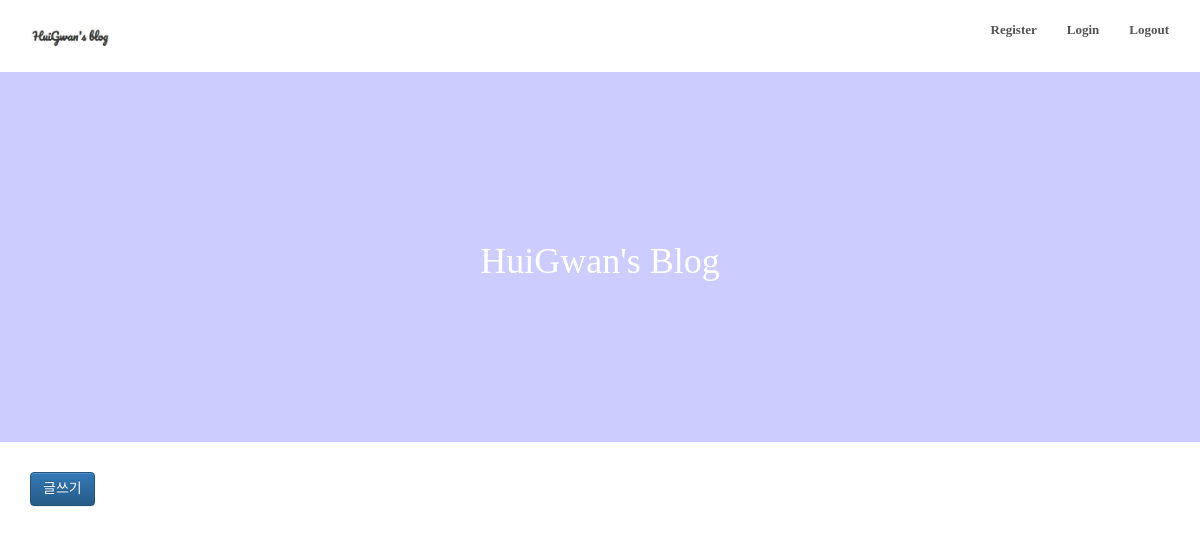
Before: /blog/post/ with the older database file.
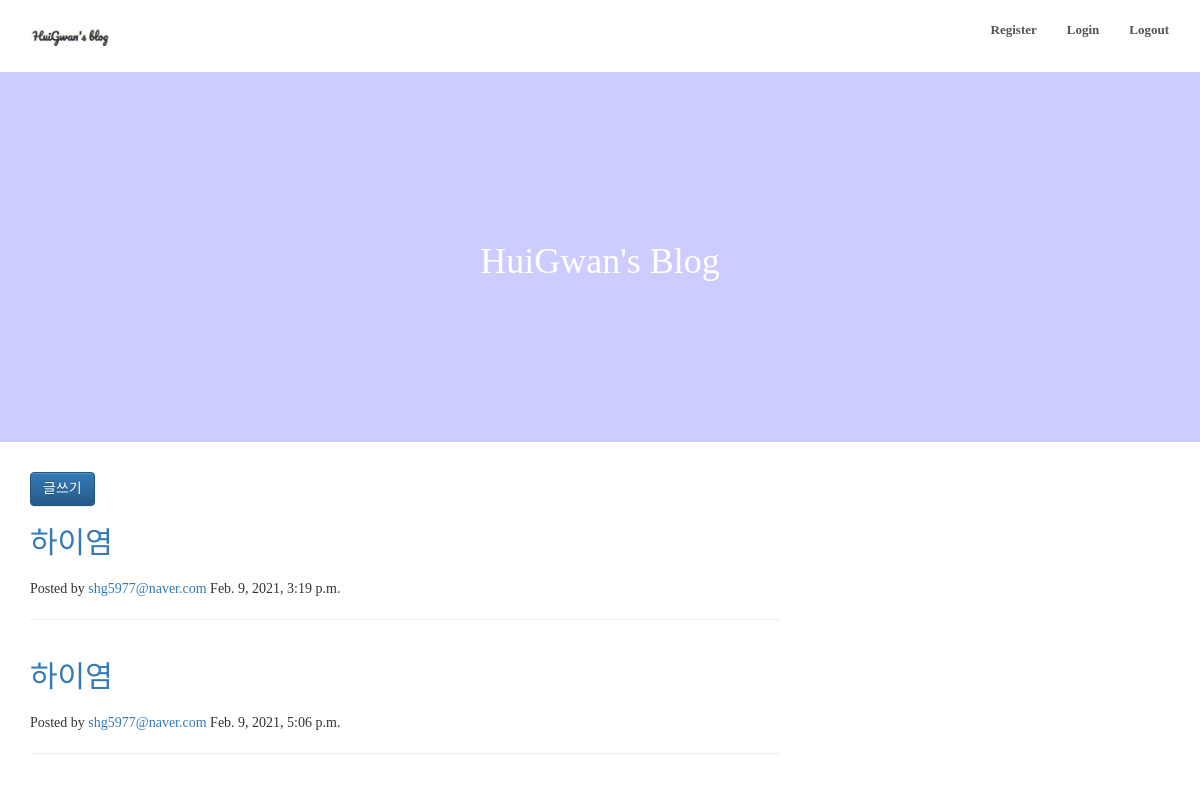
After: the same page with the newer database file.
### blogs/models.py (models this page shows, shortened)
class Post(BaseModel):
    user = models.ForeignKey(User, on_delete=models.CASCADE, verbose_name='작성자')
    title = models.CharField(max_length=255, verbose_name='제목',blank=False)
    content = models.TextField()
    image = models.ImageField(blank=True, null=True)
    tags = TaggableManager()
    class Meta:
        verbose_name = '게시글'
        verbose_name_plural = '게시글'

### users/models.py (models this page shows)
class User(models.Model):
    email = models.EmailField(verbose_name='이메일', max_length=30, unique=True)
    username = models.CharField(verbose_name='이름', max_length=30)
    password = models.CharField(verbose_name='비밀번호', max_length=30)
    registered_dttm = models.DateTimeField(verbose_name='등록일', auto_now_add=True)
    user_level = models.CharField(max_length=30, verbose_name='사용자 권한', choices=(('normal_user', '일반사용자'), ('admin', '관리자')))
    def __str__(self):
        return self.email
    class Meta:
        db_table = 'blog_user'
        verbose_name = '사용자'
        verbose_name_plural = '사용자'

### blogs/views.py (the view)
# urls.py: path('post/', posts_list, name='posts_list'),
def posts_list(request):
    posts = Post.objects.all()
    return render(request, 'posts_list.html', context={'posts':posts})

### blogs/templates/posts_list.html (shortened to what this page needs)
{% extends '_base.html' %}
{% block contents %}
<div class="container">
  <div class="row">
      <div class="col-lg-8 col-md-10 mx-auto">
        <a href="{% url 'post_write' %}" class="btn btn-primary float-right">글쓰기</a>
      </div>
    {% for post in posts %}
    <div class="col-lg-8 col-md-10 mx-auto">
      <div class="post-preview">
        <a href="{% url 'post_detail' post.id %}">
          <h2 class="post-title">{{ post.title }}</h2>
        </a>
        <p class="post-meta">
          Posted by
          <a href="#">{{post.user}}</a>
          {{post.created_at}}
        </p>
      </div>
      <hr />
    </div>
    {% endfor %}
  </div>
</div>
{% endblock %}

### blogs/templates/_base.html (shortened to what this page needs)
{% load static %}
<!DOCTYPE html>
<html>
  <head>
    <link
      rel="stylesheet"
      href="https://maxcdn.bootstrapcdn.com/bootstrap/3.3.2/css/bootstrap.min.css"
    />
    <link
      rel="stylesheet"
      href="https://maxcdn.bootstrapcdn.com/bootstrap/3.3.2/css/bootstrap-theme.min.css"
    />
  </head>
  <body>
    <div class="navbar">
      <a href="/blog/post"><img src="{% static 'img/navbar_img.jpg' %}" /></a>
      <ul>
        <li><a href="/user/register">Register</a></li>
        <li><a href="/user/login">Login</a></li>
        <li><a href="/user/logout">Logout</a></li>
      </ul>
    </div>
    <div class="content1">
      <h1>HuiGwan's Blog</h1>
    </div>
    {% block contents %} {% endblock %}
  </body>
</html>

### blogs/templates/_base.html (style rules this page uses)
* { box-sizing: border-box; font-family: "Gugi", cursive; }
.navbar { padding: 20px 30px; margin-bottom: 0; }
.navbar img { height: 30px; }
.navbar ul { float: right; margin: 0; }
.navbar li { list-style: none; font-size: 13px; font-weight: bold; margin-left: 30px; float: left; }
.navbar li a { text-decoration: none; color: #545454; }
.content1 { background-color: rgb(204, 204, 255); color: white; padding: 150px; margin-bottom: 30px; }
.content1 h1 { text-align: center; }

Changed rows visible on the page:
added Post: title "하이염", user "shg5977@naver.com", created_at "Feb. 9, 2021, 3:19 p.m."
added Post: title "하이염", user "shg5977@naver.com", created_at "Feb. 9, 2021, 5:06 p.m."
